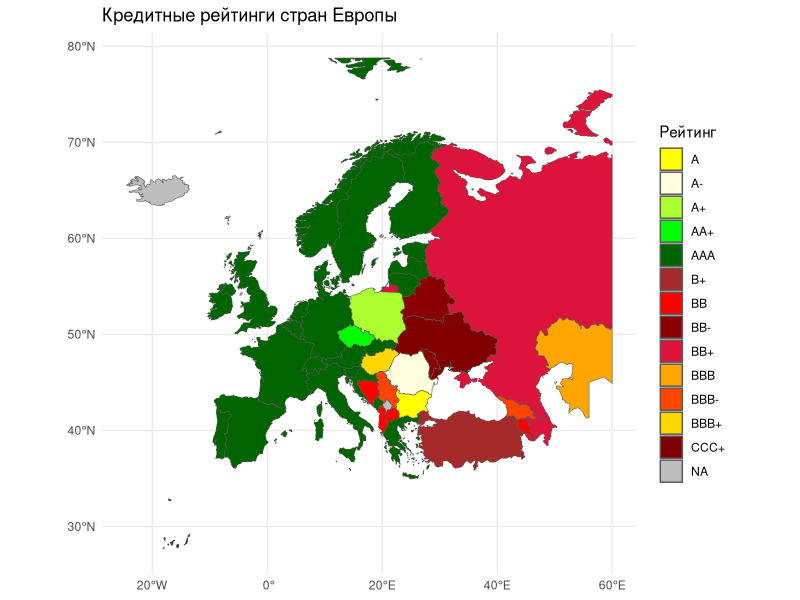
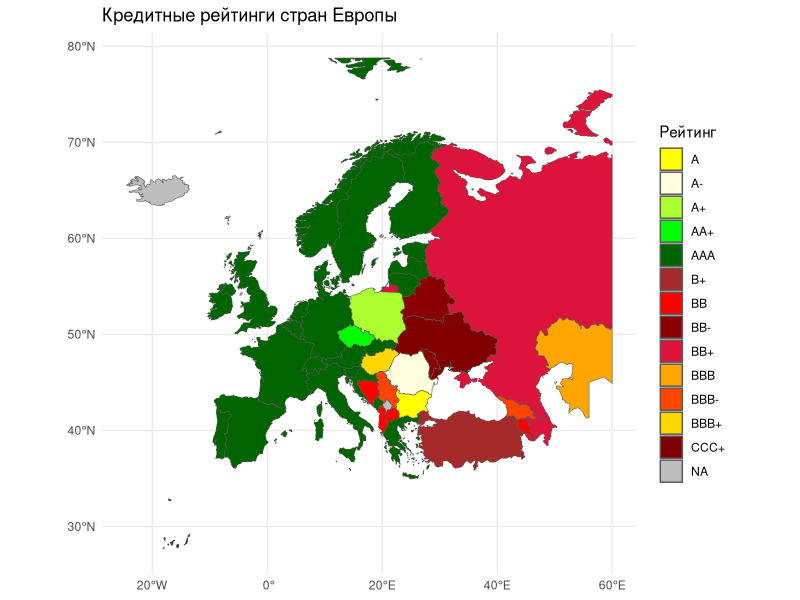

R code for these plots, in order:
# Установка и загрузка необходимых библиотек
install.packages(c("ggplot2", "sf", "rnaturalearth", "rnaturalearthdata", "dplyr"))
library(ggplot2)
library(sf)
library(rnaturalearth)
library(rnaturalearthdata)
library(dplyr)

# Данные о кредитных рейтингах ---------------------------
ratings <- data.frame(
  ratings <- data.frame(
    country = c("Albania", "Andorra", "Austria", "Azerbaijan", "Belarus", "Belgium",
                "Bosnia and Herz.", "Bulgaria", "Croatia", "Cyprus", "Czechia",
                "Denmark", "Estonia", "Finland", "France", "Georgia", "Germany", "Greece",
                "Hungary", "Iceland", "Ireland", "Italy", "Kazakhstan", "Kosovo", "Latvia", 
                "Lithuania", "Luxembourg", "Malta", "Moldova", "Montenegro", "Netherlands", 
                "North Macedonia", "Norway", "Poland", "Portugal", "Romania", "Russia", 
                "Serbia", "Slovakia", "Slovenia", "Spain", "Sweden", "Switzerland", "Turkey", 
                "Ukraine", "United Kingdom", "Armenia"),
    rating = c("BB", "AAA", "AAA", "BB+", "BB-", "AAA", "BB", "A", "AAA", "AAA", "AA+", "AAA",
               "AAA", "AAA", "AAA", "BBB-", "AAA", "AAA", "BBB+", "AA-", "AAA", "AAA", "BBB", 
               "NA", "AAA", "AAA", "AAA", "AAA", "BB-", "AAA", "AAA", "BB", "AAA", "A+", "AAA", 
               "A-", "BB+", "BBB-", "AAA", "AAA", "AAA", "AAA", "AAA", "B+", "CCC+", "AAA", "BB")
  )
)
ratings$rating[ratings$country == "Iceland"] <- "AA-"

# Загрузка географических данных для Европы ---------------------------
europe <- ne_countries(scale = "medium", returnclass = "sf")

# Фильтрация для включения только европейских стран и европейских частей России, Турции, Казахстана и кавказских стран ---------------------------
europe <- europe %>%
  filter(
    region_un == "Europe" |
      name %in% c("Russia", "Turkey", "Kazakhstan", "Armenia", "Azerbaijan", "Georgia")
  )

ratings$rating[ratings$country == "Iceland"] <- "AA-"

europe <- st_crop(europe, xmin = -25, xmax = 60, ymin = 10, ymax = 75)

# Объединение данных с рейтингами ---------------------------
europe_ratings <- europe %>%
  left_join(ratings, by = c("name" = "country"))

# Создание цветовой палитры ---------------------------
rating_colors <- c(
  "AAA" = "#006400",  # DarkGreen
  "AA+" = "#00FF00",  # Lime
  "A+" = "#ADFF2F",   # GreenYellow
  "A" = "#FFFF00",    # Yellow
  "BBB+" = "#FFD700", # Gold
  "BBB" = "#FFA500",  # Orange
  "BBB-" = "#FF4500", # OrangeRed
  "BB+" = "#DC143C",  # Crimson
  "BB" = "#FF0000",   # Red
  "BB-" = "#8B0000",  # DarkRed
  "B+" = "#A52A2A",   # Brown
  "CCC+" = "#800000", # Maroon
  "A-" = "#FFFFE0"    # LightYellow
)

# Создание карты ---------------------------
ggplot(data = europe_ratings) +
  geom_sf(aes(fill = rating)) +
  scale_fill_manual(values = rating_colors, na.value = "grey") +
  theme_minimal() +
  labs(
    title = "Кредитные рейтинги стран Европы",
    fill = "Рейтинг"
  )



# Установка пути для сохранения файла
save_path <- "C:/Users/User/Desktop/R/map.png"

# Сохранение изображения карты
ggsave(filename = save_path, plot = last_plot(), width = 10, height = 8, dpi = 300)
